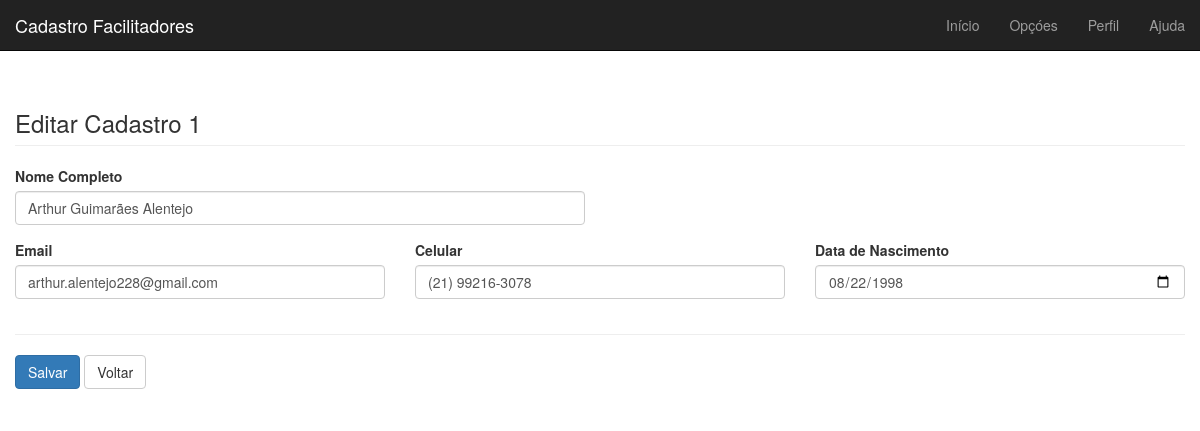
Page /edit/1/ on the committed database.
### tables this page shows
CREATE TABLE facilitadores (id INTEGER PRIMARY KEY AUTOINCREMENT, nome text NOT NULL, email text NOT NULL, cel text NOT NULL, nasc text NOT NULL);

### main.py (the view, shortened to what this page needs)
@app.route('/edit/<int:id>/', methods = ['POST','GET'])
def edit(id):
    if request.method == "GET":
        conn = sqlite3.connect('facilitadores.db')
        c = conn.cursor()
        c.execute("SELECT name FROM pragma_table_info('facilitadores')")
        keys = c.fetchall()
        c.execute("SELECT * FROM facilitadores WHERE id = {}".format(id))
        row = c.fetchall()
        conn.commit()
        key_list = []
        for i in keys:
            key_list.append(i[0])
        item = {}
        for i in range(len(key_list)):
            item[key_list[i]] = row[0][i]
        return render_template("edit.html", item = item)

### templates/edit.html (shortened to what this page needs)
{% extends "base.html" %} {% block title %} Visualizar {% endblock %} {% block content %}
<div id="main" class="container-fluid">
    <h3 class="page-header">Editar Cadastro {{item['id']}}</h3>
    <form id="edit" action="" method="POST">
        <div class="row">
            <div class="form-group col-md-6">
                <label for="nome">Nome Completo</label>
                <input type="text" class="form-control" value="{{item['nome']}}" id="nome" name="nome" placeholder="Digite o seu nome" required>
            </div>
        </div>
        <div class="row">
            <div class="form-group col-md-4">
                <label for="email">Email</label>
                <input type="email" class="form-control" value="{{item['email']}}" name="email" placeholder="Digite o seu email" required>
            </div>
            <div class="form-group col-md-4">
                <label for="Cel">Celular</label>
                <input type="tel" class="form-control" value="{{item['cel']}}" id="cel" name="cel" placeholder="(99) 9 9999-9999" pattern="\([0-9]{2}\)[\s][0-9]{5}-[0-9]{4}" required>
            </div>
            <div class="form-group col-md-4">
                <label for="nasc">Data de Nascimento</label>
                <input type="date" class="form-control" value="{{item['nasc']}}" id="nasc" name="nasc" required>
            </div>
        </div>
        <hr />
        <div class="row">
            <div class="col-md-12">
                <button form="edit" type="submit" class="btn btn-primary">Salvar</button>
                <a href="/" class="btn btn-default">Voltar</a>
            </div>
        </div>
        {% endblock%}

### static/styles/style.css (style rules this page uses)
#main { margin-top: 50px; }

### rows in the picture
facilitadores: id "1", nome "Arthur Guimarães Alentejo", email "arthur.alentejo228@gmail.com", cel "(21) 99216-3078", nasc "08/22/1998"
